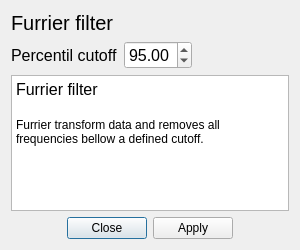
<?xml version="1.0" encoding="UTF-8"?>
<ui version="4.0">
 <class>Dialog</class>
 <widget class="QDialog" name="Dialog">
  <property name="geometry">
   <rect>
    <x>0</x>
    <y>0</y>
    <width>300</width>
    <height>250</height>
   </rect>
  </property>
  <property name="windowTitle">
   <string>Asymmetrically Reweighted Penalized Least Squares (arPLS)</string>
  </property>
  <layout class="QVBoxLayout" name="verticalLayout">
   <item>
    <widget class="QLabel" name="title">
     <property name="font">
      <font>
       <pointsize>15</pointsize>
      </font>
     </property>
     <property name="text">
      <string>Furrier filter</string>
     </property>
    </widget>
   </item>
   <item>
    <layout class="QGridLayout" name="gridLayout">
     <item row="1" column="2">
      <spacer name="horizontalSpacer">
       <property name="orientation">
        <enum>Qt::Horizontal</enum>
       </property>
       <property name="sizeHint" stdset="0">
        <size>
         <width>40</width>
         <height>20</height>
        </size>
       </property>
      </spacer>
     </item>
     <item row="1" column="0">
      <widget class="QLabel" name="ffCutoffLabel">
       <property name="minimumSize">
        <size>
         <width>75</width>
         <height>0</height>
        </size>
       </property>
       <property name="font">
        <font>
         <pointsize>12</pointsize>
        </font>
       </property>
       <property name="text">
        <string>Percentil cutoff</string>
       </property>
      </widget>
     </item>
     <item row="1" column="1">
      <widget class="QDoubleSpinBox" name="ffCutoffValue">
       <property name="font">
        <font>
         <pointsize>12</pointsize>
        </font>
       </property>
       <property name="singleStep">
        <double>0.010000000000000</double>
       </property>
       <property name="value">
        <double>95.000000000000000</double>
       </property>
      </widget>
     </item>
    </layout>
   </item>
   <item>
    <widget class="QTextBrowser" name="explanationTextField">
     <property name="html">
      <string>&lt;!DOCTYPE HTML PUBLIC &quot;-//W3C//DTD HTML 4.0//EN&quot; &quot;http://www.w3.org/TR/REC-html40/strict.dtd&quot;&gt;
&lt;html&gt;&lt;head&gt;&lt;meta name=&quot;qrichtext&quot; content=&quot;1&quot; /&gt;&lt;meta charset=&quot;utf-8&quot; /&gt;&lt;style type=&quot;text/css&quot;&gt;
p, li { white-space: pre-wrap; }
hr { height: 1px; border-width: 0; }
li.unchecked::marker { content: &quot;\2610&quot;; }
li.checked::marker { content: &quot;\2612&quot;; }
&lt;/style&gt;&lt;/head&gt;&lt;body style=&quot; font-family:'Segoe UI'; font-size:9pt; font-weight:400; font-style:normal;&quot;&gt;
&lt;p style=&quot; margin-top:0px; margin-bottom:0px; margin-left:0px; margin-right:0px; -qt-block-indent:0; text-indent:0px;&quot;&gt;&lt;span style=&quot; font-size:12pt;&quot;&gt;Furrier filter&lt;/span&gt;&lt;/p&gt;
&lt;p style=&quot;-qt-paragraph-type:empty; margin-top:0px; margin-bottom:0px; margin-left:0px; margin-right:0px; -qt-block-indent:0; text-indent:0px; font-size:12pt;&quot;&gt;&lt;br /&gt;&lt;/p&gt;
&lt;p style=&quot; margin-top:0px; margin-bottom:0px; margin-left:0px; margin-right:0px; -qt-block-indent:0; text-indent:0px;&quot;&gt;Furrier transform data and removes all frequencies bellow a defined cutoff.&lt;/p&gt;&lt;/body&gt;&lt;/html&gt;</string>
     </property>
    </widget>
   </item>
   <item>
    <widget class="QDialogButtonBox" name="buttonBox">
     <property name="orientation">
      <enum>Qt::Horizontal</enum>
     </property>
     <property name="standardButtons">
      <set>QDialogButtonBox::Apply|QDialogButtonBox::Close</set>
     </property>
     <property name="centerButtons">
      <bool>true</bool>
     </property>
    </widget>
   </item>
  </layout>
 </widget>
 <resources/>
 <connections>
  <connection>
   <sender>buttonBox</sender>
   <signal>accepted()</signal>
   <receiver>Dialog</receiver>
   <slot>accept()</slot>
   <hints>
    <hint type="sourcelabel">
     <x>248</x>
     <y>254</y>
    </hint>
    <hint type="destinationlabel">
     <x>157</x>
     <y>274</y>
    </hint>
   </hints>
  </connection>
  <connection>
   <sender>buttonBox</sender>
   <signal>rejected()</signal>
   <receiver>Dialog</receiver>
   <slot>reject()</slot>
   <hints>
    <hint type="sourcelabel">
     <x>316</x>
     <y>260</y>
    </hint>
    <hint type="destinationlabel">
     <x>286</x>
     <y>274</y>
    </hint>
   </hints>
  </connection>
 </connections>
</ui>
